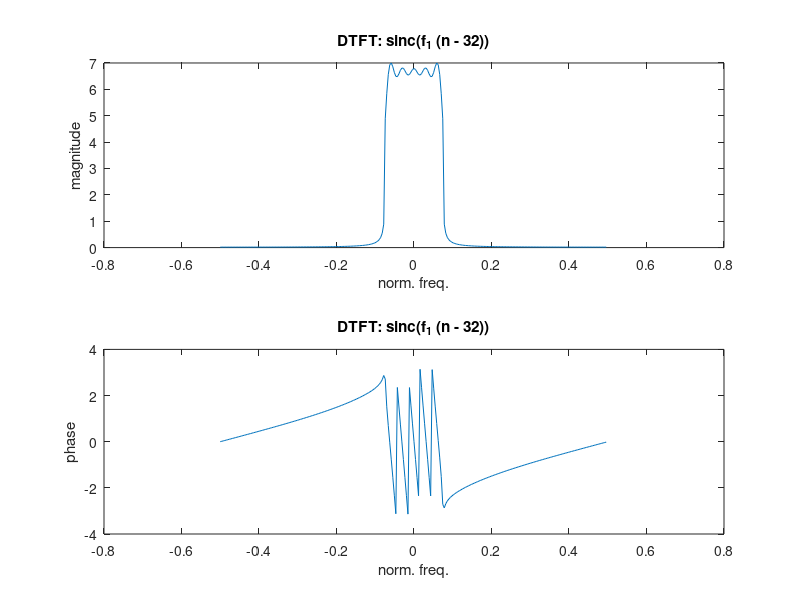
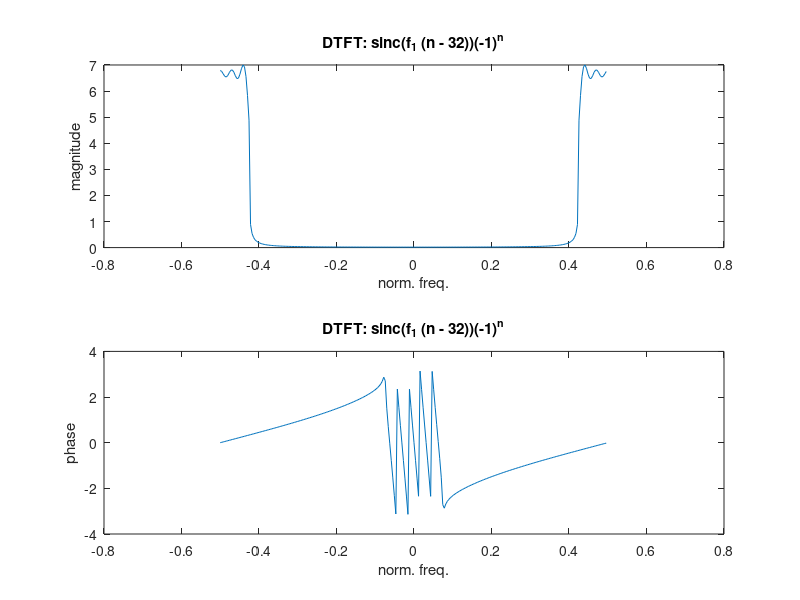
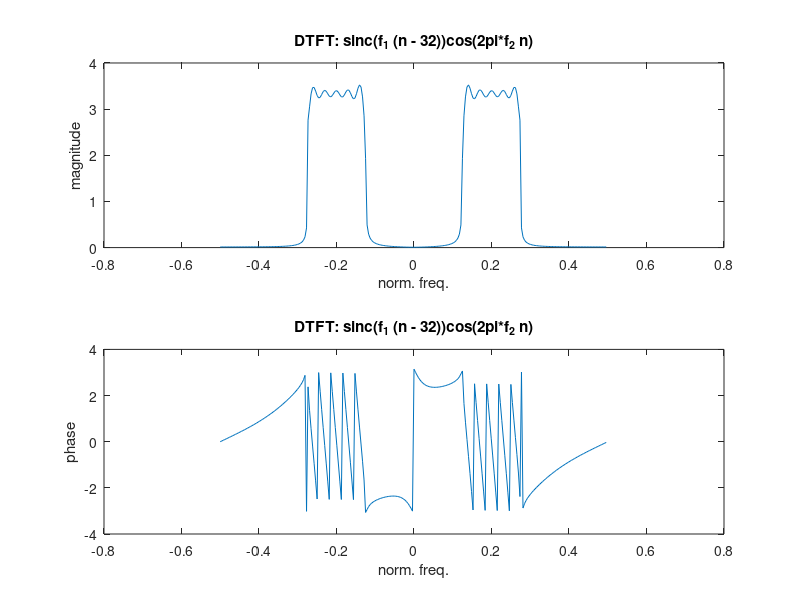

MATLAB code for these plots, in order:
% kevin

% reset
clc;
clear all;
close all;

f1 = 0.15;
n = 0:255;
N = length(n);
w_p = 1/N;
w = ((-N/2):(N/2)-1) * w_p;

% x [n] = sinc( f (n ? 32))
x1 = sinc(f1 .* (n - 32));
X1 = fftshift(fft(x1));
X1_mag = abs(X1);
X1_phase = angle(X1);

% x [n] = sinc( f (n ? 32))(?1)^n
x2 = sinc(f1 .* (n - 32)) .* (-1).^n;
X2 = fftshift(fft(x2));
X2_mag = abs(X2);
X2_phase = angle(X1);
% note (-1)^n = e^(-j*pi*k)

% x [n] = sinc( f (n ? 32))cos(2? f n) where 2 f = 0.2.
x3 = sinc(f1 .* (n - 32)) .* cos((2*pi*0.2) .* n);
X3 = fftshift(fft(x3));
X3_mag = abs(X3);
X3_phase = angle(X3);

figure;
subplot(2,1,1),plot(w, X1_mag),title('DTFT: sinc(f_1 (n - 32))'),xlabel('norm. freq.'),ylabel('magnitude');
subplot(2,1,2),plot(w, X1_phase),title('DTFT: sinc(f_1 (n - 32))'),xlabel('norm. freq.'),ylabel('phase');

figure;
subplot(2,1,1),plot(w, X2_mag),title('DTFT: sinc(f_1 (n - 32))(-1)^n'),xlabel('norm. freq.'),ylabel('magnitude');
subplot(2,1,2),plot(w, X2_phase),title('DTFT: sinc(f_1 (n - 32))(-1)^n'),xlabel('norm. freq.'),ylabel('phase');

figure;
subplot(2,1,1),plot(w, X3_mag),title('DTFT: sinc(f_1 (n - 32))cos(2pi*f_2 n)'),xlabel('norm. freq.'),ylabel('magnitude');
subplot(2,1,2),plot(w, X3_phase),title('DTFT: sinc(f_1 (n - 32))cos(2pi*f_2 n)'),xlabel('norm. freq.'),ylabel('phase');